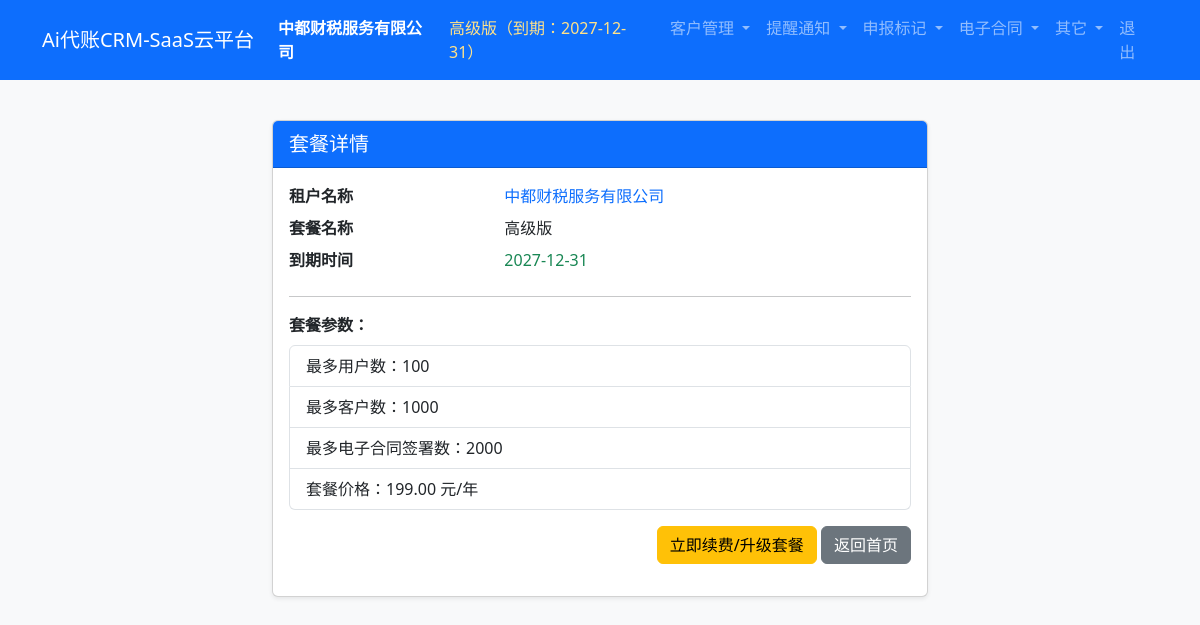
The app's page /user_package_detail.php (signed in) with its own data.
### tables this page shows
CREATE TABLE `tenants` (
  `id` int(11) NOT NULL AUTO_INCREMENT,
  `name` varchar(255) NOT NULL,
  `contact_person` varchar(64) DEFAULT NULL,
  `contact_phone` varchar(32) DEFAULT NULL,
  `contact_email` varchar(128) DEFAULT NULL,
  `status` tinyint(1) DEFAULT '1',
  `is_deleted` tinyint(1) DEFAULT '0',
  `package_id` int(11) DEFAULT NULL,
  `package_expire` date DEFAULT NULL,
  `created_at` timestamp NULL DEFAULT CURRENT_TIMESTAMP,
  PRIMARY KEY (`id`),
  UNIQUE KEY `name` (`name`)
);

CREATE TABLE `tenant_packages` (
  `id` int(11) NOT NULL AUTO_INCREMENT,
  `name` varchar(32) NOT NULL,
  `max_users` int(11) DEFAULT NULL,
  `max_clients` int(11) DEFAULT NULL,
  `max_agreements` int(11) DEFAULT NULL,
  `price` decimal(10,2) DEFAULT '0.00',
  PRIMARY KEY (`id`)
);

### public/user_package_detail.php (the view, shortened to what this page needs)
<?php
require_once __DIR__.'/check_package.php';
$tenant_id = $_SESSION['tenant_id'] ?? 0;
$stmt = $db->prepare("SELECT
        t.name AS tenant_name,
        t.package_id,
        t.package_expire,
        t.created_at,
        p.name AS package_name,
        p.max_users,
        p.max_clients,
        p.max_agreements,
        p.price
    FROM tenants t
    LEFT JOIN tenant_packages p ON t.package_id = p.id
    WHERE t.id = ?");
$stmt->execute([$tenant_id]);
$info = $stmt->fetch(PDO::FETCH_ASSOC);
?>
<!DOCTYPE html>
<html>
<head>
    <link href="/bootstrap/css/bootstrap.min.css" rel="stylesheet">
</head>
<body class="bg-light">
<?php include('navbar.php'); ?>
<div class="container" style="max-width:680px;margin-top:40px;">
    <div class="row justify-content-center">
        <div class="col-md-12">
            <div class="card shadow-sm">
                <div class="card-header bg-primary text-white fs-5">
                    套餐详情
                </div>
                <div class="card-body">
                    <dl class="row mb-3">
                        <dt class="col-sm-4">租户名称</dt>
                        <dd class="col-sm-8 text-primary"><?=htmlspecialchars($info['tenant_name'])?></dd>
                        <dt class="col-sm-4">套餐名称</dt>
                        <dd class="col-sm-8"><?=htmlspecialchars($info['package_name'])?></dd>
                        <dt class="col-sm-4">到期时间</dt>
                        <dd class="col-sm-8">
                            <span class="<?=strtotime($info['package_expire']) < time() ? 'text-danger' : 'text-success'?>">
                                <?=htmlspecialchars($info['package_expire'])?>
                            </span>
                        </dd>
                    </dl>
                    <hr>
                    <div class="mb-3">
                        <b>套餐参数：</b>
                        <ul class="list-group my-2">
                            <li class="list-group-item">
                                最多用户数：<?=is_null($info['max_users']) ? '不限' : $info['max_users']?>
                            </li>
                            <li class="list-group-item">
                                最多客户数：<?=is_null($info['max_clients']) ? '不限' : $info['max_clients']?>
                            </li>
                            <li class="list-group-item">
                                最多电子合同签署数：<?=is_null($info['max_agreements']) ? '不限' : $info['max_agreements']?>
                            </li>
                            <li class="list-group-item">
                                套餐价格：<?=isset($info['price']) ? $info['price'].' 元/年' : '面议'?>
                            </li>
                        </ul>
                    </div>
                    <div class="mb-3 text-end">
                        <a href="package_buy.php" class="btn btn-warning">立即续费/升级套餐</a>
                        <a href="index.php" class="btn btn-secondary">返回首页</a>
                    </div>
                </div>
            </div>
        </div>
    </div>
</div>
</body>
</html>

### records on screen
tenants: name "中都财税服务有限公司", tenant_packages.name "高级版", package_expire "2027-12-31", tenant_packages.max_users "100", tenant_packages.max_clients "1000", tenant_packages.max_agreements "2000", tenant_packages.price "199.00"

### other values on screen
$platform_name "Ai代账CRM-SaaS云平台"
$_SESSION['tenant_name'] "中都财税服务有限公司"
$package_name "高级版"
$package_expire "2027-12-31"
